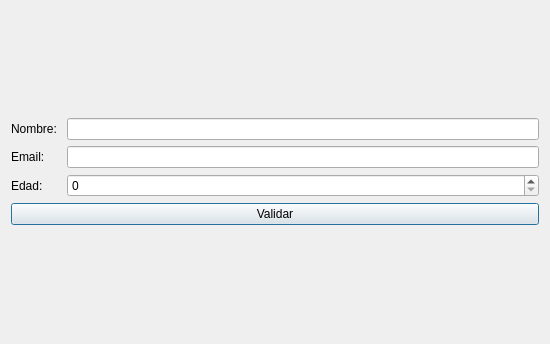
<?xml version="1.0" encoding="UTF-8"?>
<ui version="4.0">
 <class>Dialog</class>
 <widget class="QDialog" name="Dialog">
  <property name="geometry">
   <rect>
    <x>0</x>
    <y>0</y>
    <width>550</width>
    <height>344</height>
   </rect>
  </property>
  <property name="windowTitle">
   <string>Dialog</string>
  </property>
  <layout class="QGridLayout" name="gridLayout_2">
   <item row="0" column="0">
    <layout class="QVBoxLayout" name="verticalLayout">
     <item>
      <layout class="QGridLayout" name="gridLayout">
       <item row="0" column="0">
        <widget class="QLabel" name="label">
         <property name="text">
          <string>Nombre: </string>
         </property>
        </widget>
       </item>
       <item row="0" column="1">
        <widget class="QLineEdit" name="nombre"/>
       </item>
       <item row="1" column="0">
        <widget class="QLabel" name="label_2">
         <property name="text">
          <string>Email: </string>
         </property>
        </widget>
       </item>
       <item row="1" column="1">
        <widget class="QLineEdit" name="email"/>
       </item>
       <item row="2" column="0">
        <widget class="QLabel" name="label_3">
         <property name="text">
          <string>Edad: </string>
         </property>
        </widget>
       </item>
       <item row="2" column="1">
        <widget class="QSpinBox" name="spinBox">
         <property name="maximum">
          <number>100</number>
         </property>
        </widget>
       </item>
      </layout>
     </item>
     <item>
      <widget class="QPushButton" name="boton_validar">
       <property name="text">
        <string>Validar</string>
       </property>
      </widget>
     </item>
    </layout>
   </item>
  </layout>
 </widget>
 <resources/>
 <connections/>
</ui>
